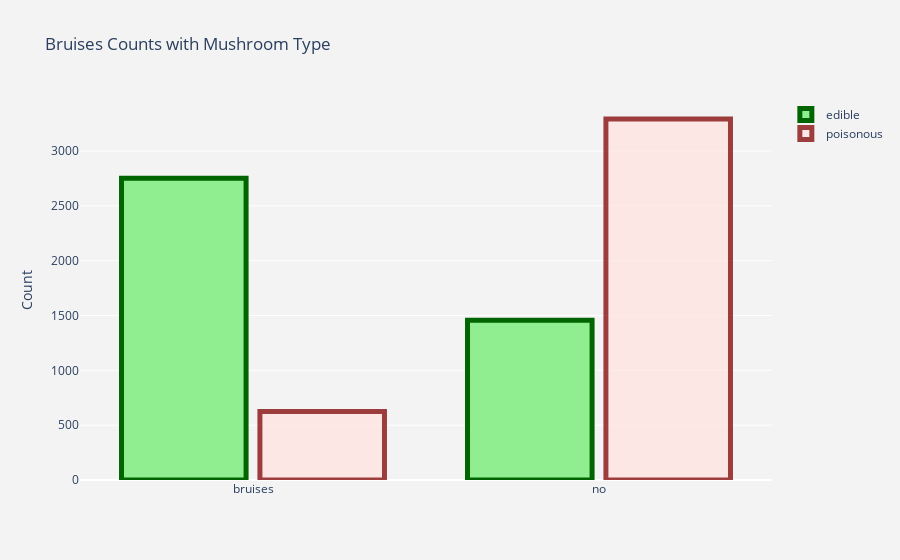

Source (notebook cell):
### Markdown cell above
### Visualisasi atribut Bruises dalam bentuk grafik

### Code cell
data4 = [
  go.Histogram(
    histfunc = "count",
    x = edible["bruises"], 
    name = "edible",
    marker=dict(color="lightgreen",line=dict(color='darkgreen', width=5))
  ),
  go.Histogram(
    histfunc = "count",
    x = poisonous["bruises"],
    name = "poisonous",
    marker=dict(color="mistyrose",line=dict(color='maroon', width=5)),
    opacity=0.75
  )
]

layout = go.Layout(
    title='Bruises Counts with Mushroom Type',
    xaxis=dict(
        title=''
    ),
    yaxis=dict(
        title='Count'
    ),
    bargap=0.2,
    bargroupgap=0.1, paper_bgcolor='rgb(243, 243, 243)',
    plot_bgcolor="rgb(243, 243, 243)")
fig = go.Figure(data=data4, layout=layout)
iplot(fig)

### Figure 1 — Plotly figure (JSON) as saved in the notebook; plotly's stock layout.template omitted (floating-point values rounded to 4 significant figures; data arrays with more than 128 entries replaced by an {"elided": "..."} marker saying what was removed)
{"data": [{"histfunc": "count", "marker": {"color": "lightgreen", "line": {"color": "darkgreen", "width": 5}}, "name": "edible", "type": "histogram", "x": {"elided": "4208 str values"}}, {"histfunc": "count", "marker": {"color": "mistyrose", "line": {"color": "maroon", "width": 5}}, "name": "poisonous", "opacity": 0.75, "type": "histogram", "x": {"elided": "3916 str values"}}], "layout": {"bargap": 0.2, "bargroupgap": 0.1, "paper_bgcolor": "rgb(243, 243, 243)", "plot_bgcolor": "rgb(243, 243, 243)", "title": {"text": "Bruises Counts with Mushroom Type"}, "xaxis": {"title": {"text": ""}}, "yaxis": {"title": {"text": "Count"}}}}
